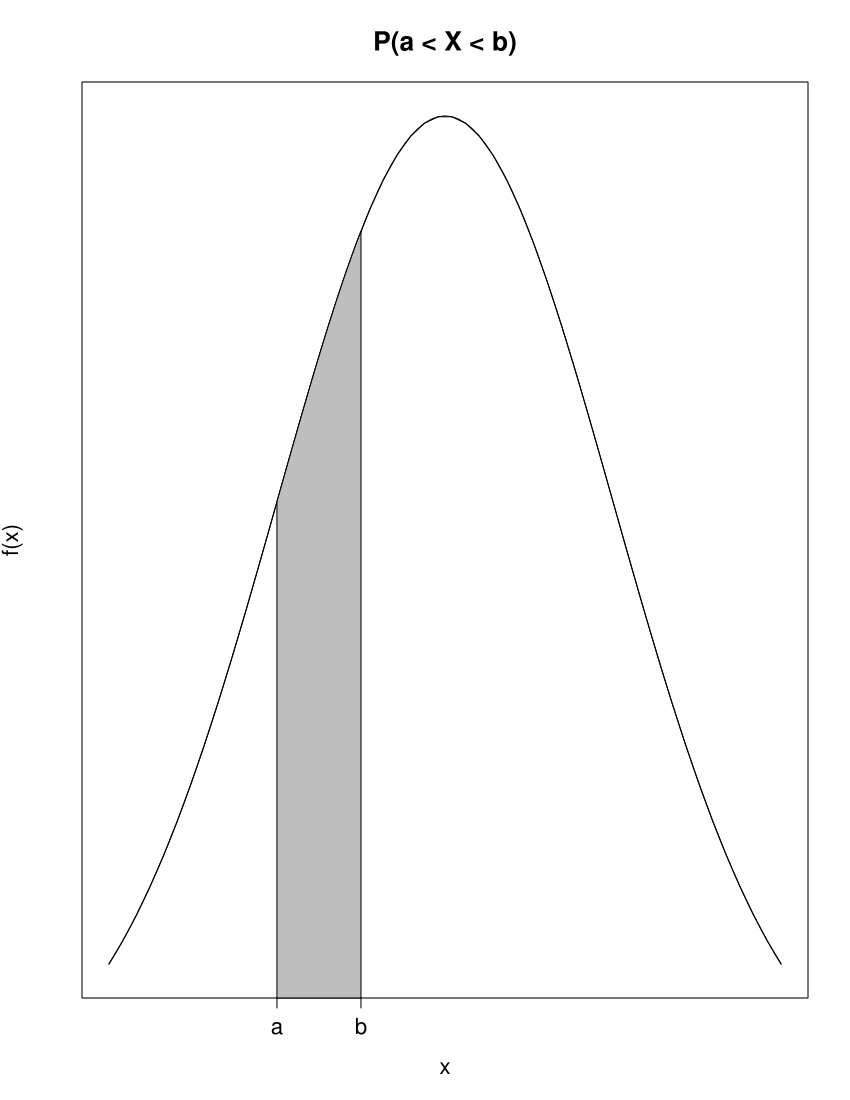

Reproduce this figure in R.
par(mfrow=c(1,1))
xvals <- seq(-4,4,length=50)
curve(dnorm(x, mean=0,sd=2),xlim=c(-4,4), main=("P(a < X < b)"),xaxt='n',yaxt='n',xlab="x",ylab="f(x)")
lines(xvals,dnorm(xvals, mean=0, sd=2),xlim=c(-4,4),new=TRUE)
xvalsint <- seq(-2,-1,length=50)
dvalsint <- dnorm(xvalsint, mean=0, sd=2)
polygon(c(xvalsint,rev(xvalsint)),c(rep(0,50),rev(dvalsint)),col="gray")
axis(side=1,at=c(-2,-1),labels=c("a","b"))
